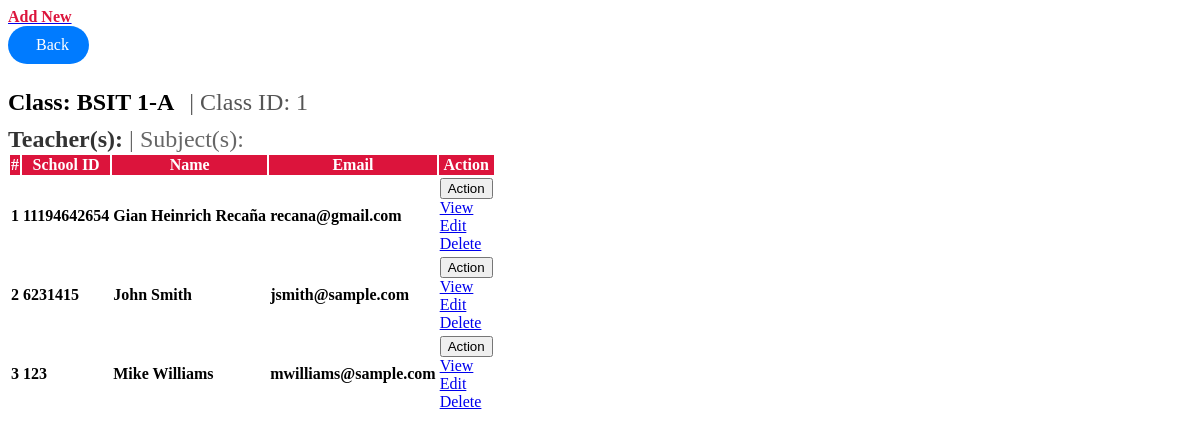
Before: /admin/students.php?id=1 with the older database file.
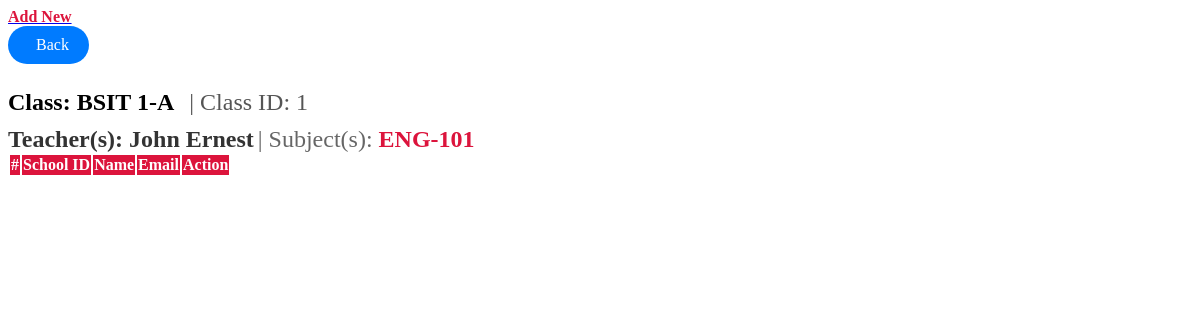
After: the same page with the newer database file.
### tables this page shows
CREATE TABLE `student_list` (
  `id` int(30) NOT NULL,
  `school_id` varchar(100) NOT NULL,
  `firstname` varchar(200) NOT NULL,
  `lastname` varchar(200) NOT NULL,
  `email` varchar(200) NOT NULL,
  `password` text NOT NULL,
  `class_id` int(30) NOT NULL,
  `avatar` text NOT NULL DEFAULT 'no-image-available.png',
  `date_created` datetime NOT NULL DEFAULT current_timestamp(),
  `status` varchar(10) NOT NULL
);

### admin/students.php (the view, shortened to what the changed rows need)
<?php include 'db_connect.php'; ?>
<?php
if (isset($_GET['id']) && is_numeric($_GET['id'])) {
    $id = intval($_GET['id']);
    $class_qry = $conn->prepare("SELECT c.id as class_id,
                                        concat(c.curriculum, ' ', c.level, '-', c.section) as class,
                                        c.teacher_id, c.subject_id
                                 FROM class_list c
                                 WHERE c.id = ?");
    $class_qry->bind_param("i", $id);
    $class_qry->execute();
    $result = $class_qry->get_result();
    if ($result->num_rows > 0) {
        $class_data = $result->fetch_assoc();
        $teacher_ids = explode(',', $class_data['teacher_id']);
        $teachers = [];
        if (!empty($teacher_ids)) {
            $teacher_id_placeholders = implode(',', array_fill(0, count($teacher_ids), '?'));
            $teacher_qry = $conn->prepare("SELECT firstname, lastname FROM faculty_list WHERE id IN ($teacher_id_placeholders)");
            $teacher_qry->bind_param(str_repeat('i', count($teacher_ids)), ...$teacher_ids);
            $teacher_qry->execute();
            $teacher_result = $teacher_qry->get_result();
            while ($teacher_row = $teacher_result->fetch_assoc()) {
                $teachers[] = $teacher_row['firstname'] . ' ' . $teacher_row['lastname'];
            }
        }
        $subject_ids = explode(',', $class_data['subject_id']);
        $subjects = [];
        if (!empty($subject_ids)) {
            $subject_id_placeholders = implode(',', array_fill(0, count($subject_ids), '?'));
            $subject_qry = $conn->prepare("SELECT code FROM subject_list WHERE id IN ($subject_id_placeholders)");
            $subject_qry->bind_param(str_repeat('i', count($subject_ids)), ...$subject_ids);
            $subject_qry->execute();
            $subject_result = $subject_qry->get_result();
            while ($subject_row = $subject_result->fetch_assoc()) {
                $subjects[] = $subject_row['code'];
            }
        }
    } else {
        $class_name = 'N/A';
        $class_id = 'N/A';
        $teachers = ['N/A'];
        $subjects = ['N/A'];
    }
} else {
    echo "No valid class ID specified.";
    exit;
}
?>
<div class="col-lg-12">
    <div class="card card-outline card-success">
        <div class="card-header">
            <div class="teacher-details">
                <span class="teacher-name" style="font-size: 24px;">Teacher(s): <?php echo implode(', ', $teachers); ?></span>
                <span class="subject-name" style="font-size: 24px;"> | Subject(s): <span style="color: #dc143c; font-weight: bold; font-size: 24px;"><?php echo implode(', ', $subjects); ?></span>
            </div>
        </div>
        <div class="card-body">
            <table class="table table-hover table-bordered" id="list">
                <thead>
                    <tr>
                        <th class="text-center">#</th>
                        <th>School ID</th>
                        <th>Name</th>
                        <th>Email</th>
                        <th>Action</th>
                    </tr>
                </thead>
                <tbody>
                    <?php
                    $i = 1;
                    $qry = $conn->prepare("SELECT s.*, concat(s.firstname, ' ', s.lastname) as name
                                            FROM student_list s
                                            INNER JOIN class_list e ON s.class_id = e.id
                                            WHERE e.id = ?
                                            ORDER BY concat(s.firstname,' ',s.lastname) ASC");
                    $qry->bind_param("i", $id);
                    $qry->execute();
                    $result = $qry->get_result();
                    while ($row = $result->fetch_assoc()): ?>
                    <tr>
                        <th class="text-center"><?php echo $i++ ?></th>
                        <td><b><?php echo $row['school_id'] ?></b></td>
                        <td><b><?php echo ucwords($row['name']) ?></b></td>
                        <td><b><?php echo $row['email'] ?></b></td>
                        <td class="text-center">
                            <button type="button" class="btn btn-default btn-sm btn-flat border-info wave-effect text-info dropdown-toggle" data-toggle="dropdown" aria-expanded="true">
                                Action
                            </button>
                            <div class="dropdown-menu">
                                <a class="dropdown-item view_student" href="javascript:void(0)" data-id="<?php echo $row['id'] ?>">View</a>
                                <a class="dropdown-item" href="./index.php?page=edit_student&id=<?php echo $row['id'] ?>">Edit</a>
                                <a class="dropdown-item delete_student" href="javascript:void(0)" data-id="<?php echo $row['id'] ?>">Delete</a>
                            </div>
                        </td>
                    </tr>
                    <?php endwhile; ?>
                </tbody>
            </table>
        </div>
    </div>
</div>

Changed rows visible on the page:
no longer on this page (row edited): student_list: school "11194642654", name "Gian Heinrich Recaña", email "recana@gmail.com"
no longer on this page (row edited): student_list: school "6231415", name "John Smith", email "jsmith@sample.com"
no longer on this page (row edited): student_list: school "123", name "Mike Williams", email "mwilliams@sample.com"
Other visible differences:
implode(', ', $teachers): (not shown) → "John Ernest"
implode(', ', $subjects): (not shown) → "ENG-101"
